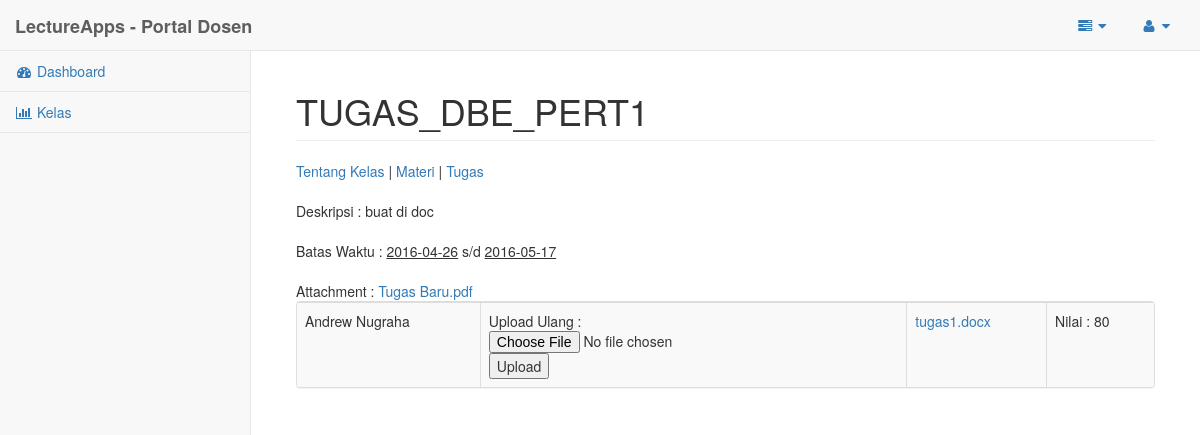
Page /Tampilan/temp/kelas_mhs_tugas_detail.php?idkelas=2&idtugas=2&idhasil=1 on the committed database.
### tables this page shows
CREATE TABLE IF NOT EXISTS `tugas` (
`idTugas` int(11) NOT NULL,
  `namaTugas` varchar(255) NOT NULL,
  `deskripsiTugas` varchar(255) NOT NULL,
  `tglMulaiTugas` date NOT NULL,
  `tglSelesaiTugas` date NOT NULL,
  `fileTugas` varchar(255) NOT NULL,
  `tglUploadTugas` date NOT NULL,
  `idKelas` int(11) NOT NULL
);

CREATE TABLE IF NOT EXISTS `hasiltgs` (
`idHasiltgs` int(11) NOT NULL,
  `idTugas` int(11) NOT NULL,
  `idUser` int(11) NOT NULL,
  `idKelas` int(11) NOT NULL,
  `fileHasiltgs` varchar(255) NOT NULL,
  `tglUploadHasiltgs` date NOT NULL,
  `nilai` float NOT NULL
);

CREATE TABLE IF NOT EXISTS `user` (
`idUser` int(11) NOT NULL,
  `namaUser` varchar(50) NOT NULL,
  `passwordUser` varchar(255) NOT NULL,
  `emailUser` varchar(100) NOT NULL,
  `tglLahirUser` date NOT NULL,
  `fotoUser` varchar(255) NOT NULL,
  `status` int(11) DEFAULT NULL
);

### Tampilan/temp/kelas_mhs_tugas_detail.php (the view, shortened to what this page needs)
<?php
	require_once('../includes/koneksi.php');
	$id = $_GET['idkelas'];
	$idtugas = $_GET['idtugas'];
	$sql="SELECT * FROM tugas WHERE idKelas=$id and idTugas=$idtugas";
	$hasil=mysqli_query($k, $sql);
	$tugas=mysqli_fetch_assoc($hasil);
	$sql2="SELECT
				hasiltgs.*,
				user.namaUser,
				user.idUser
			FROM
				hasiltgs
				LEFT JOIN user
				ON hasiltgs.idUser=user.idUser
			WHERE
				hasiltgs.idKelas = $id
				AND hasiltgs.idTugas = $idtugas
				AND hasiltgs.idUser = $_SESSION[user]";
	$hasil2=mysqli_query($k, $sql2);
?>
<!DOCTYPE html>
<html lang="en">
<head>
    <link href="../bower_components/bootstrap/dist/css/bootstrap.min.css" rel="stylesheet">
    <link href="../bower_components/metisMenu/dist/metisMenu.min.css" rel="stylesheet">
    <link href="../dist/css/sb-admin-2.css" rel="stylesheet">
    <link href="../bower_components/font-awesome/css/font-awesome.min.css" rel="stylesheet" type="text/css">
</head>
<body>
    <div id="wrapper">
        <nav class="navbar navbar-default navbar-static-top" role="navigation" style="margin-bottom: 0">
            <div class="navbar-header">
                <a class="navbar-brand" href="index.html"><b>LectureApps - Portal Dosen</b></a>
            </div>
            <ul class="nav navbar-top-links navbar-right">
                <li class="dropdown">
                    <a class="dropdown-toggle" data-toggle="dropdown" href="#">
                        <i class="fa fa-tasks fa-fw"></i>  <i class="fa fa-caret-down"></i>
                    </a>
                </li>
                <li class="dropdown">
                    <a class="dropdown-toggle" data-toggle="dropdown" href="#">
                        <i class="fa fa-user fa-fw"></i>  <i class="fa fa-caret-down"></i>
                    </a>
                </li>
            </ul>
            <div class="navbar-default sidebar" role="navigation">
                <div class="sidebar-nav navbar-collapse">
                    <ul class="nav" id="side-menu">
                        <li>
                            <a href="dosen.php"><i class="fa fa-dashboard fa-fw"></i> Dashboard</a>
                        </li>
                        <li>
                            <a href="kelas_dosen.php"><i class="fa fa-bar-chart-o fa-fw"></i> Kelas</a>
                        </li>
                    </ul>
                </div>
            </div>
        </nav>
        <div id="page-wrapper">
            <div class="container-fluid">
                <div class="row">
                    <div class="col-lg-12">
                        <h1 class="page-header"><?php echo $tugas['namaTugas'] ?></h1>
                    </div>
                </div>
				<?php include('../includes/mhs_dtlmenu.php'); ?>
				Deskripsi :
				<?php echo $tugas['deskripsiTugas']?>
				<br/><br/>
				Batas Waktu :
				<?php echo "<u>".$tugas['tglMulaiTugas']."</u>" ?> s/d <?php echo "<u>".$tugas['tglSelesaiTugas']."</u>" ?>
				<br/><br/>
				Attachment :
				<a href="tugas/tugas_download.php?idtugas=<?php echo $tugas['idTugas']; ?>"><?php echo $tugas['fileTugas']; ?></a>
					<div class="panel panel-default">
						<div class="table-responsive">
							<table class="table table-striped table-bordered table-hover">
								<tbody>
							<?php
								WHILE($kumpul=mysqli_fetch_assoc($hasil2)){
							?>
							<tr>
								<td><?php echo $kumpul['namaUser'] ?></td>
								<td>Upload Ulang :
								<form action="kelas_mhs_tugas_upload_proses.php" method="POST" enctype="multipart/form-data">
										<input type="file" name="tugas"/>
										<input type="submit" name="upload" value="Upload">
								</form>
								</td>
								<td><a href="hasiltgs/hasiltgs_download.php?idhasiltgs=<?php echo $kumpul['idHasiltgs']; ?>"><?php echo $kumpul['fileHasiltgs'] ?></a></td>
								<td>Nilai : <?php echo $kumpul['nilai'] ?></td>
							</tr>
							<?php
								}
							?>
							</table>
						</div>
					</div>
				</div>
            </div>
        </div>
</body>
</html>

### rows in the picture
tugas: namaTugas "TUGAS_DBE_PERT1", deskripsiTugas "buat di doc", tglMulaiTugas "2016-04-26", tglSelesaiTugas "2016-05-17", fileTugas "Tugas Baru.pdf"
hasiltgs: idUser.namaUser "Andrew Nugraha", fileHasiltgs "tugas1.docx", nilai "80"
